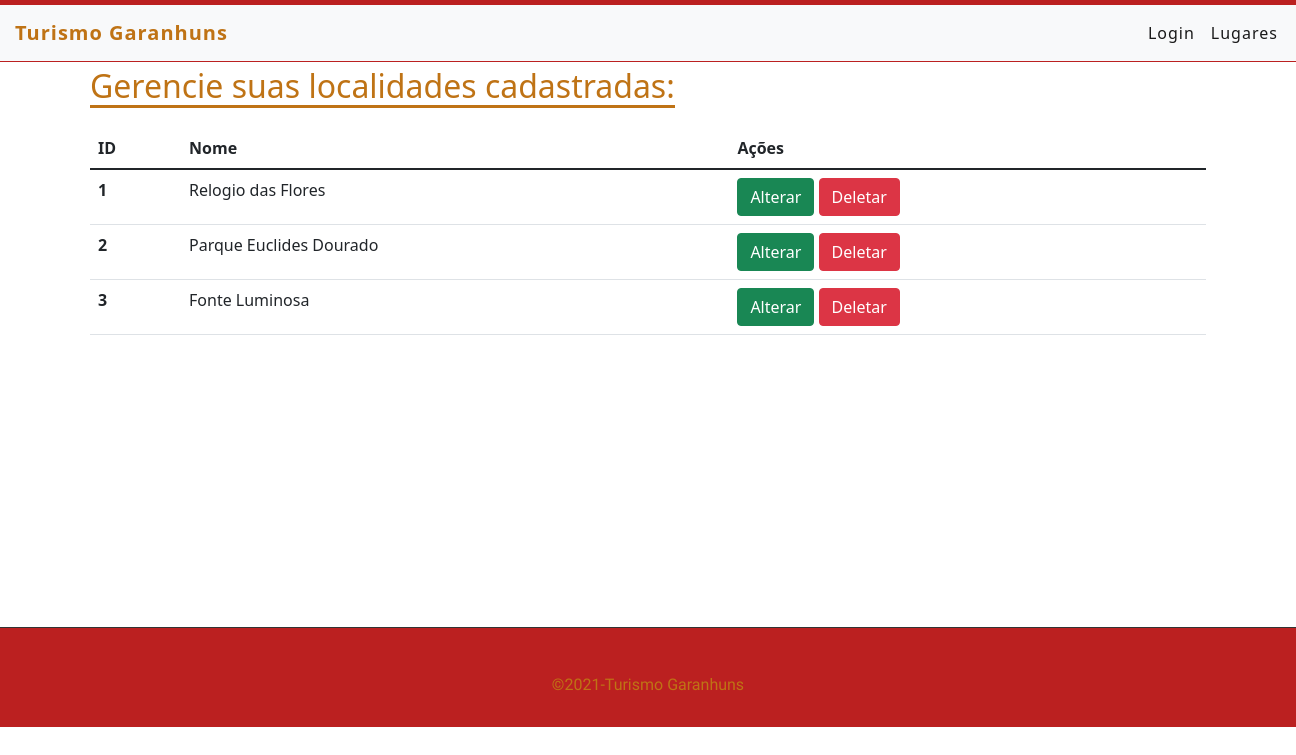
The app's page /manage/, older data.
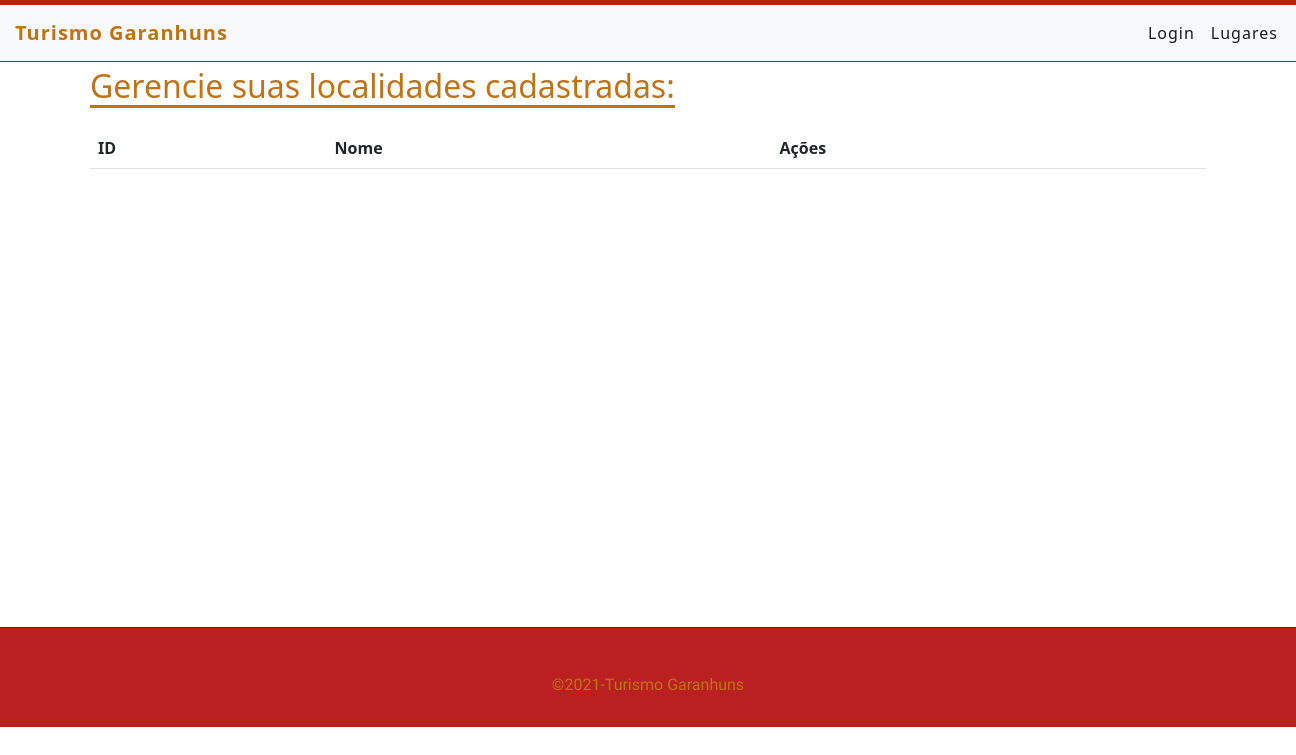
The same page, newer data.
### places/models.py (models this page shows, shortened)
class Place(models.Model):
    title = models.CharField(max_length=255)
    slug = models.SlugField(max_length=255, unique=True)
    description = models.TextField()
    address = models.CharField(max_length=255)
    created = models.DateTimeField(auto_now_add=True)
    updated = models.DateTimeField(auto_now=True)

### places/views.py (the view)
# urls.py: path('manage/', views.manage, name="manage"),
def manage(request):
    places = Place.objects.all()
    return render(request, 'places/manage.html', {'places': places})

### places/templates/places/manage.html (shortened to what this page needs)
{% extends 'base.html' %}
{% load static %}
{% block content %}
<div class="container">
    <h2 style="text-align: center;">Gerencie suas localidades cadastradas:</h2>
    <table class="table">
        <thead>
            <tr>
                <th scope="col">ID</th>
                <th scope="col">Nome</th>
                <th scope="col">Ações</th>
            </tr>
        </thead>
        <tbody>
        {% for place in places %}
            <tr>
                <th scope="row">{{ place.id }}</th>
                <td>{{ place.title }}</td>
                <td>
                    <a class="btn btn-success"href="/edit/{{place.id}}">Alterar</a>
                    <a class="btn btn-danger"href="/delete/{{place.id}}">Deletar</a>
                </td>
            </tr>
        {% endfor %}
        </tbody>
  </table>
</div>
{% endblock %}

Row changes from the older to the newer data that the page shows:
removed Place: id "1", title "Relogio das Flores"
removed Place: id "2", title "Parque Euclides Dourado"
removed Place: id "3", title "Fonte Luminosa"
